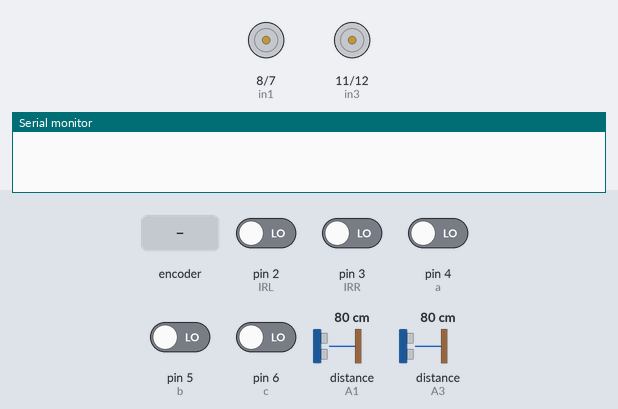
A sketch run on a simulated Arduino Uno, built with avr-gcc and run on an emulated ATmega328P. On the bench: motor-driver pin pairs drawn as motors (green arrow = first pin HIGH = forward, orange = second pin HIGH = backward, longer = more drive, scaled by the enable pin), the last lines printed to the serial monitor. Inputs (shaded band) come from the test bench; at power-on: pin 2 (IRL), pin 3 (IRR), pin 4 (a), pin 5 (b), pin 6 (c) LOW, distance to the obstacle (sensors on A1, A3) 80 cm.

Above: at 1.2 s.
1.3 s: rotary encoder on pin 4 (a) / pin 5 (b) turned 1 step (first pin leading)
At 2.0 s:
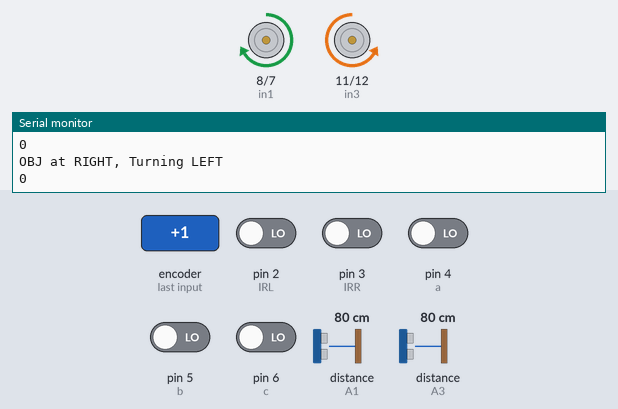
3.0 s: pin 3 (IRR) driven HIGH
At 3.4 s:
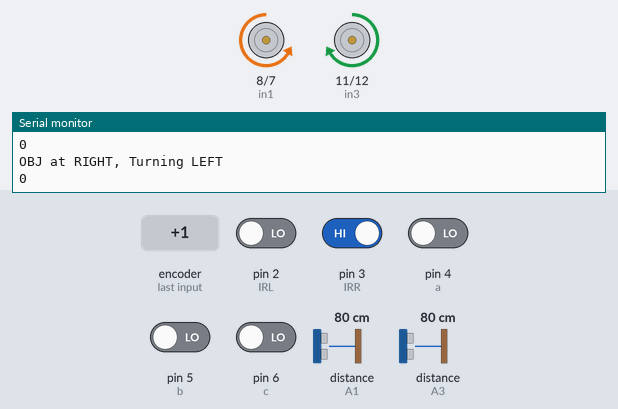
4.6 s: pin 2 (IRL) driven HIGH
At 5.3 s:
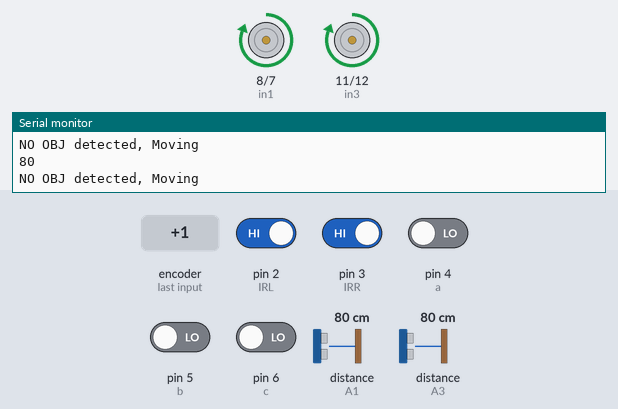
6.4 s: distance to the obstacle (sensor on A1) set to 33 cm
9.4 s: distance to the obstacle (sensor on A1) set to 27 cm
At 10.6 s:
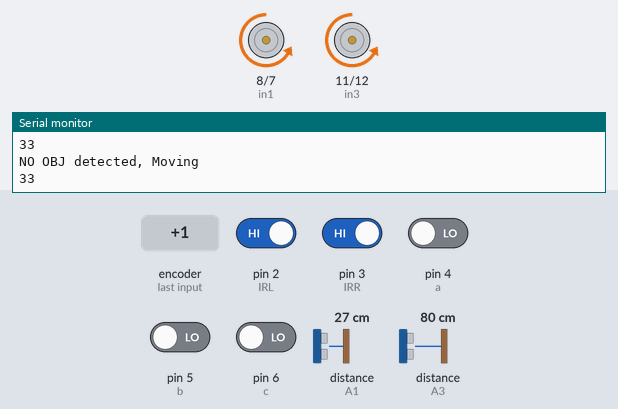
10.9 s: distance to the obstacle (sensor on A1) set to 35 cm
At 14.6 s:
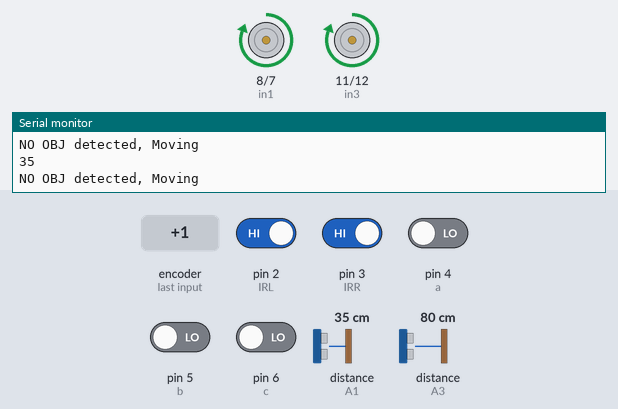
Timing chart, 0 to 14.9 s (numbered marks = the images above; inputs shaded):
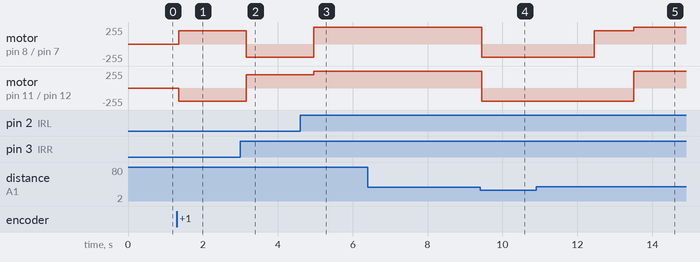

The sketch:

sketch_nov11a.ino
```cpp
#define IRR 3
#define IRL 2
#define a 4
#define b 5
#define c 6
#define in1 8
#define in2 7
#define ena 9
#define enb 10
#define in3 11
#define in4 12

#include <Ultrasonic.h>

Ultrasonic ultrasonic1(A0,A1);
Ultrasonic ultrasonic2(A2,A3);//comment out

int distance1;
int distance2;
int irr;
int irl;
int mode1;
int mode2;
int mode3;

void forward(){
  analogWrite(ena, 255);
  analogWrite(enb, 255);

  digitalWrite(in1, HIGH);
  digitalWrite(in2, LOW);
  digitalWrite(in3, HIGH);
  digitalWrite(in4, LOW);

}

void reverse(){
  analogWrite(ena, 200);
  analogWrite(enb, 200);

  digitalWrite(in1, LOW);
  digitalWrite(in2, HIGH);
  digitalWrite(in3, LOW);
  digitalWrite(in4, HIGH);
}

void left(){
  analogWrite(ena, 200);
  analogWrite(enb, 200);

  digitalWrite(in1, HIGH);
  digitalWrite(in2, LOW);
  digitalWrite(in3, LOW);
  digitalWrite(in4, HIGH);
}
void right(){

  analogWrite(ena, 200);
  analogWrite(enb, 200);

  digitalWrite(in1, LOW);
  digitalWrite(in2, HIGH);
  digitalWrite(in3, HIGH);
  digitalWrite(in4, LOW);
}

void pathfinder(){

  distance1 = ultrasonic1.read();
  distance2 = ultrasonic2.read();//comment out

  if (distance1 < 30){
    reverse();
    delay(3000);
    left();
    delay(1000);
    }
    else if (distance1 > 30 && irl == LOW){
      forward();
      delay(1000);
      right();
      delay(1000);
    }
    else if (distance1 > 30 && irr == LOW){
      forward();
      delay(1000);
      left();
      delay(1000);
    }
    else if (distance1 < 30 && irr == LOW && irl == LOW){
      reverse();
      delay(2000);
      right();
      delay(1000);
    }
    else if (distance2 < 15 ){
      forward();
      delay(2500);
    }//comment out
  else {
    forward();
  }
}

void objavoid(){
    Serial.println(distance1);
irr =  digitalRead(IRR);
irl = digitalRead(IRL);

if (irr == LOW){
  left();
  delay(400);
  Serial.println("OBJ at RIGHT, Turning LEFT");
}
else if (irl == LOW){
  right();
  delay(400);
  Serial.println("OBJ at LEFT, turning RIGHT");
}
else if (irr == LOW && irl == LOW){
  reverse();
  delay(400);
  Serial.println(" OBJ at BOTH SIDE, BACK tracking");
}

else if (irr == HIGH && irl == HIGH){
  pathfinder();
  Serial.println("NO OBJ detected, Moving");
}
}

void swarm(){
  left();
  delay(4000);
  right();
  delay(4000);
}
void setup() {
  // put your setup code here, to run once:
Serial.begin(9600);
pinMode(IRR, INPUT);
pinMode(IRL, INPUT);
pinMode(a, INPUT);
pinMode(b, INPUT);
pinMode(c, INPUT);
pinMode(in1, OUTPUT);
pinMode(in2, OUTPUT);
pinMode(ena, OUTPUT);
pinMode(in3, OUTPUT);
pinMode(in4, OUTPUT);
pinMode(enb, OUTPUT);
}


void loop() {
  // put your main code here, to run repeatedly:
mode1 = digitalRead(a);
mode2= digitalRead(b);
mode3= digitalRead(c);

if (mode1 == HIGH){
  objavoid();
}
else if (mode2 == HIGH){
  swarm();
}
else if (mode3 == HIGH){
  analogWrite(ena, 0);
  analogWrite(enb, 0);

  digitalWrite(in1, LOW);
  digitalWrite(in2, LOW);
  digitalWrite(in3, LOW);
  digitalWrite(in4, LOW);
}
else{
  analogWrite(ena, 0);
  analogWrite(enb, 0);
}
delay(50);
}
```

Measured:
- the behaviour switches between 30 and 29 cm on distance to the obstacle (sensor on A1) (found by bisection; images 3 and 4)
- after the input at 1.3 s, motor on pin 8 (in1) / pin 7 (in2): stopped → forward 200/255 after 0.05 s; motor on pin 11 (in3) / pin 12 (in4): stopped → backward 200/255 after 0.05 s
- after the input at 3.0 s, motor on pin 8 (in1) / pin 7 (in2): forward 200/255 → backward 200/255 after 0.15 s; motor on pin 11 (in3) / pin 12 (in4): backward 200/255 → forward 200/255 after 0.15 s
- after the input at 4.6 s, motor on pin 8 (in1) / pin 7 (in2): backward 200/255 → forward 255/255 after 0.36 s; motor on pin 11 (in3) / pin 12 (in4): forward 200/255 → forward 255/255 after 0.36 s
- after the input at 9.4 s, motor on pin 8 (in1) / pin 7 (in2), motor on pin 11 (in3) / pin 12 (in4): forward 255/255 → backward 200/255 after 0.05 s
- after the input at 10.9 s, motor on pin 11 (in3) / pin 12 (in4): backward 200/255 → forward 255/255 after 2.6 s
